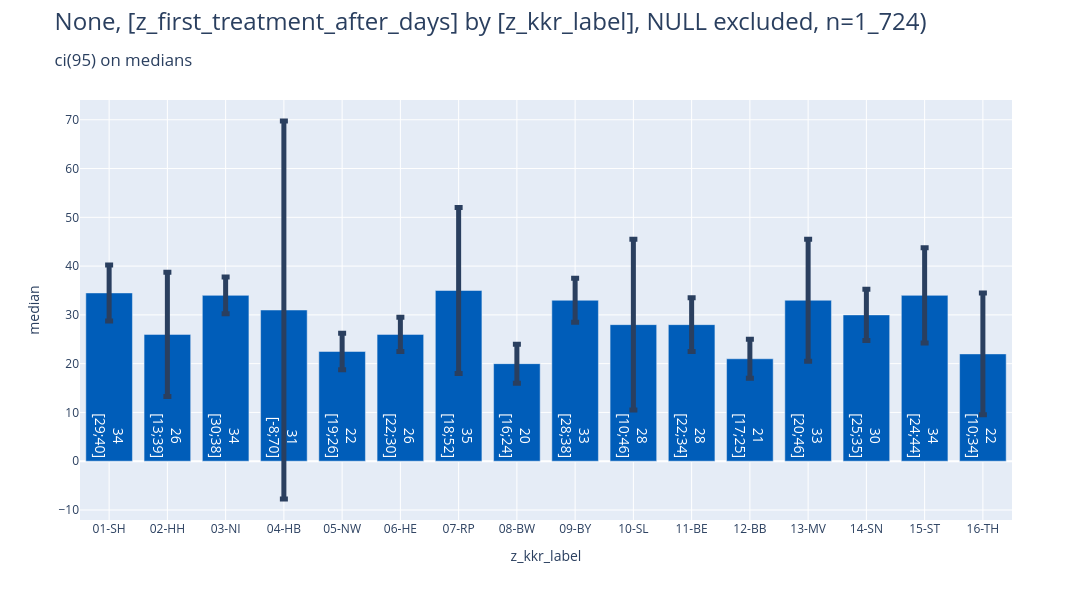

Notebook code cell kept with this figure:
### Code cell
_ = pls.plot_bars(
    db_delay.to_df().iloc[:,:2],
    height=600,
    use_ci=True,
    ci_agg='median',
)

### Figure 1 — Plotly figure (JSON) as saved in the notebook; plotly's stock layout.template omitted (floating-point values rounded to 4 significant figures)
{"data": [{"error_y": {"array": [5.75], "thickness": 5}, "hovertemplate": "z_kkr_label=%{x}<br>mean=%{y}<br>ci_str=%{text}<extra></extra>", "insidetextanchor": "start", "legendgroup": "01-SH", "marker": {"color": "#005db9", "pattern": {"shape": ""}}, "name": "01-SH", "orientation": "v", "showlegend": true, "text": ["34<br>[29;40]"], "textfont": {"color": "white", "size": 14}, "textposition": "inside", "type": "bar", "x": ["01-SH"], "xaxis": "x", "y": [34.5], "yaxis": "y"}, {"error_y": {"array": [12.76], "thickness": 5}, "hovertemplate": "z_kkr_label=%{x}<br>mean=%{y}<br>ci_str=%{text}<extra></extra>", "insidetextanchor": "start", "legendgroup": "02-HH", "marker": {"color": "#005db9", "pattern": {"shape": ""}}, "name": "02-HH", "orientation": "v", "showlegend": true, "text": ["26<br>[13;39]"], "textfont": {"color": "white", "size": 14}, "textposition": "inside", "type": "bar", "x": ["02-HH"], "xaxis": "x", "y": [26.0], "yaxis": "y"}, {"error_y": {"array": [3.75], "thickness": 5}, "hovertemplate": "z_kkr_label=%{x}<br>mean=%{y}<br>ci_str=%{text}<extra></extra>", "insidetextanchor": "start", "legendgroup": "03-NI", "marker": {"color": "#005db9", "pattern": {"shape": ""}}, "name": "03-NI", "orientation": "v", "showlegend": true, "text": ["34<br>[30;38]"], "textfont": {"color": "white", "size": 14}, "textposition": "inside", "type": "bar", "x": ["03-NI"], "xaxis": "x", "y": [34.0], "yaxis": "y"}, {"error_y": {"array": [38.75], "thickness": 5}, "hovertemplate": "z_kkr_label=%{x}<br>mean=%{y}<br>ci_str=%{text}<extra></extra>", "insidetextanchor": "start", "legendgroup": "04-HB", "marker": {"color": "#005db9", "pattern": {"shape": ""}}, "name": "04-HB", "orientation": "v", "showlegend": true, "text": ["31<br>[-8;70]"], "textfont": {"color": "white", "size": 14}, "textposition": "inside", "type": "bar", "x": ["04-HB"], "xaxis": "x", "y": [31.0], "yaxis": "y"}, {"error_y": {"array": [3.756], "thickness": 5}, "hovertemplate": "z_kkr_label=%{x}<br>mean=%{y}<br>ci_str=%{text}<extra></extra>", "insidetextanchor": "start", "legendgroup": "05-NW", "marker": {"color": "#005db9", "pattern": {"shape": ""}}, "name": "05-NW", "orientation": "v", "showlegend": true, "text": ["22<br>[19;26]"], "textfont": {"color": "white", "size": 14}, "textposition": "inside", "type": "bar", "x": ["05-NW"], "xaxis": "x", "y": [22.5], "yaxis": "y"}, {"error_y": {"array": [3.5], "thickness": 5}, "hovertemplate": "z_kkr_label=%{x}<br>mean=%{y}<br>ci_str=%{text}<extra></extra>", "insidetextanchor": "start", "legendgroup": "06-HE", "marker": {"color": "#005db9", "pattern": {"shape": ""}}, "name": "06-HE", "orientation": "v", "showlegend": true, "text": ["26<br>[22;30]"], "textfont": {"color": "white", "size": 14}, "textposition": "inside", "type": "bar", "x": ["06-HE"], "xaxis": "x", "y": [26.0], "yaxis": "y"}, {"error_y": {"array": [17.0], "thickness": 5}, "hovertemplate": "z_kkr_label=%{x}<br>mean=%{y}<br>ci_str=%{text}<extra></extra>", "insidetextanchor": "start", "legendgroup": "07-RP", "marker": {"color": "#005db9", "pattern": {"shape": ""}}, "name": "07-RP", "orientation": "v", "showlegend": true, "text": ["35<br>[18;52]"], "textfont": {"color": "white", "size": 14}, "textposition": "inside", "type": "bar", "x": ["07-RP"], "xaxis": "x", "y": [35.0], "yaxis": "y"}, {"error_y": {"array": [4.0], "thickness": 5}, "hovertemplate": "z_kkr_label=%{x}<br>mean=%{y}<br>ci_str=%{text}<extra></extra>", "insidetextanchor": "start", "legendgroup": "08-BW", "marker": {"color": "#005db9", "pattern": {"shape": ""}}, "name": "08-BW", "orientation": "v", "showlegend": true, "text": ["20<br>[16;24]"], "textfont": {"color": "white", "size": 14}, "textposition": "inside", "type": "bar", "x": ["08-BW"], "xaxis": "x", "y": [20.0], "yaxis": "y"}, {"error_y": {"array": [4.5], "thickness": 5}, "hovertemplate": "z_kkr_label=%{x}<br>mean=%{y}<br>ci_str=%{text}<extra></extra>", "insidetextanchor": "start", "legendgroup": "09-BY", "marker": {"color": "#005db9", "pattern": {"shape": ""}}, "name": "09-BY", "orientation": "v", "showlegend": true, "text": ["33<br>[28;38]"], "textfont": {"color": "white", "size": 14}, "textposition": "inside", "type": "bar", "x": ["09-BY"], "xaxis": "x", "y": [33.0], "yaxis": "y"}, {"error_y": {"array": [17.5], "thickness": 5}, "hovertemplate": "z_kkr_label=%{x}<br>mean=%{y}<br>ci_str=%{text}<extra></extra>", "insidetextanchor": "start", "legendgroup": "10-SL", "marker": {"color": "#005db9", "pattern": {"shape": ""}}, "name": "10-SL", "orientation": "v", "showlegend": true, "text": ["28<br>[10;46]"], "textfont": {"color": "white", "size": 14}, "textposition": "inside", "type": "bar", "x": ["10-SL"], "xaxis": "x", "y": [28.0], "yaxis": "y"}, {"error_y": {"array": [5.5], "thickness": 5}, "hovertemplate": "z_kkr_label=%{x}<br>mean=%{y}<br>ci_str=%{text}<extra></extra>", "insidetextanchor": "start", "legendgroup": "11-BE", "marker": {"color": "#005db9", "pattern": {"shape": ""}}, "name": "11-BE", "orientation": "v", "showlegend": true, "text": ["28<br>[22;34]"], "textfont": {"color": "white", "size": 14}, "textposition": "inside", "type": "bar", "x": ["11-BE"], "xaxis": "x", "y": [28.0], "yaxis": "y"}, {"error_y": {"array": [4.0], "thickness": 5}, "hovertemplate": "z_kkr_label=%{x}<br>mean=%{y}<br>ci_str=%{text}<extra></extra>", "insidetextanchor": "start", "legendgroup": "12-BB", "marker": {"color": "#005db9", "pattern": {"shape": ""}}, "name": "12-BB", "orientation": "v", "showlegend": true, "text": ["21<br>[17;25]"], "textfont": {"color": "white", "size": 14}, "textposition": "inside", "type": "bar", "x": ["12-BB"], "xaxis": "x", "y": [21.0], "yaxis": "y"}, {"error_y": {"array": [12.5], "thickness": 5}, "hovertemplate": "z_kkr_label=%{x}<br>mean=%{y}<br>ci_str=%{text}<extra></extra>", "insidetextanchor": "start", "legendgroup": "13-MV", "marker": {"color": "#005db9", "pattern": {"shape": ""}}, "name": "13-MV", "orientation": "v", "showlegend": true, "text": ["33<br>[20;46]"], "textfont": {"color": "white", "size": 14}, "textposition": "inside", "type": "bar", "x": ["13-MV"], "xaxis": "x", "y": [33.0], "yaxis": "y"}, {"error_y": {"array": [5.256], "thickness": 5}, "hovertemplate": "z_kkr_label=%{x}<br>mean=%{y}<br>ci_str=%{text}<extra></extra>", "insidetextanchor": "start", "legendgroup": "14-SN", "marker": {"color": "#005db9", "pattern": {"shape": ""}}, "name": "14-SN", "orientation": "v", "showlegend": true, "text": ["30<br>[25;35]"], "textfont": {"color": "white", "size": 14}, "textposition": "inside", "type": "bar", "x": ["14-SN"], "xaxis": "x", "y": [30.0], "yaxis": "y"}, {"error_y": {"array": [9.75], "thickness": 5}, "hovertemplate": "z_kkr_label=%{x}<br>mean=%{y}<br>ci_str=%{text}<extra></extra>", "insidetextanchor": "start", "legendgroup": "15-ST", "marker": {"color": "#005db9", "pattern": {"shape": ""}}, "name": "15-ST", "orientation": "v", "showlegend": true, "text": ["34<br>[24;44]"], "textfont": {"color": "white", "size": 14}, "textposition": "inside", "type": "bar", "x": ["15-ST"], "xaxis": "x", "y": [34.0], "yaxis": "y"}, {"error_y": {"array": [12.5], "thickness": 5}, "hovertemplate": "z_kkr_label=%{x}<br>mean=%{y}<br>ci_str=%{text}<extra></extra>", "insidetextanchor": "start", "legendgroup": "16-TH", "marker": {"color": "#005db9", "pattern": {"shape": ""}}, "name": "16-TH", "orientation": "v", "showlegend": true, "text": ["22<br>[10;34]"], "textfont": {"color": "white", "size": 14}, "textposition": "inside", "type": "bar", "x": ["16-TH"], "xaxis": "x", "y": [22.0], "yaxis": "y"}], "layout": {"barmode": "relative", "height": 600, "legend": {"title": {"text": "z_kkr_label"}, "tracegroupgap": 0}, "showlegend": false, "title": {"font": {"size": 24}, "text": "None, [z_first_treatment_after_days] by [z_kkr_label], NULL excluded, n=1_724)<br><sub>ci(95) on medians<sub>", "xanchor": "left", "y": 0.95, "yanchor": "top"}, "width": 1600, "xaxis": {"anchor": "y", "categoryarray": ["01-SH", "02-HH", "03-NI", "04-HB", "05-NW", "06-HE", "07-RP", "08-BW", "09-BY", "10-SL", "11-BE", "12-BB", "13-MV", "14-SN", "15-ST", "16-TH"], "categoryorder": "array", "domain": [0, 1], "gridwidth": 1, "showgrid": true, "title": {"text": "z_kkr_label"}}, "yaxis": {"anchor": "x", "domain": [0, 1], "gridwidth": 1, "showgrid": true, "title": {"text": "median"}}}}
